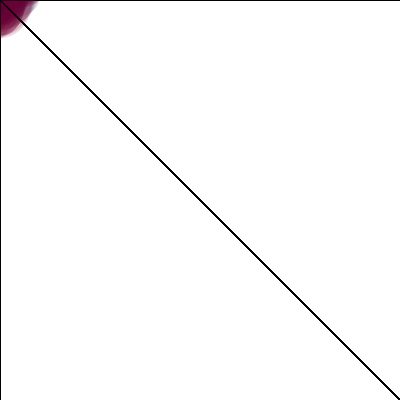
Frame 1 (no input)
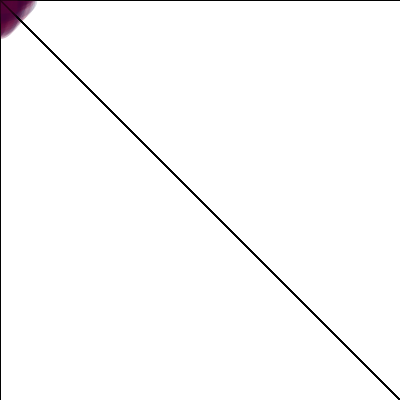
Frame 60 (the mouse pressed at the canvas centre just before this capture)
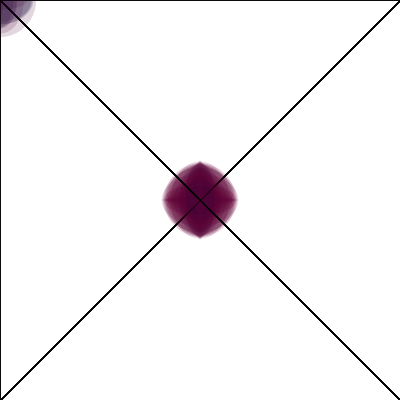
Frame 120 (the mouse held since frame 60 and released just before this capture)

The Processing sketch that drew these frames (run headless with seeded random() and noise(); from frame 60 on, the mouse is pressed at the canvas centre):

// Processing sketch: processing_125765
// ── processing_125765.pde

int[] xPosition = new int[70];
int[] yPosition = new int[70];

void setup() {
  size(400, 400);
}

void draw() {
  background(255);
  for ( int i=0; i<xPosition.length; i++) {
    fill(random(150),0,50,40);
    strokeWeight(1);
    stroke(0,random(100));
    line(200,200,xPosition[i],yPosition[i]);
    line(xPosition[i],yPosition[i],0,0);
     line(xPosition[i],yPosition[i],400,0);
      line(xPosition[i],yPosition[i],0,400);
       line(xPosition[i],yPosition[i],400,400);
       
    noStroke();
    ellipse(xPosition[i], yPosition[i],random(80),random(80));
    rectMode(CENTER);
    
  }
  
  for( int i=xPosition.length-1; i>0; i--){
    xPosition[i] = xPosition[i-1];
    yPosition[i] = yPosition[i-1];
    
 xPosition[0] = mouseX;
 yPosition[0] = mouseY;
}
}
